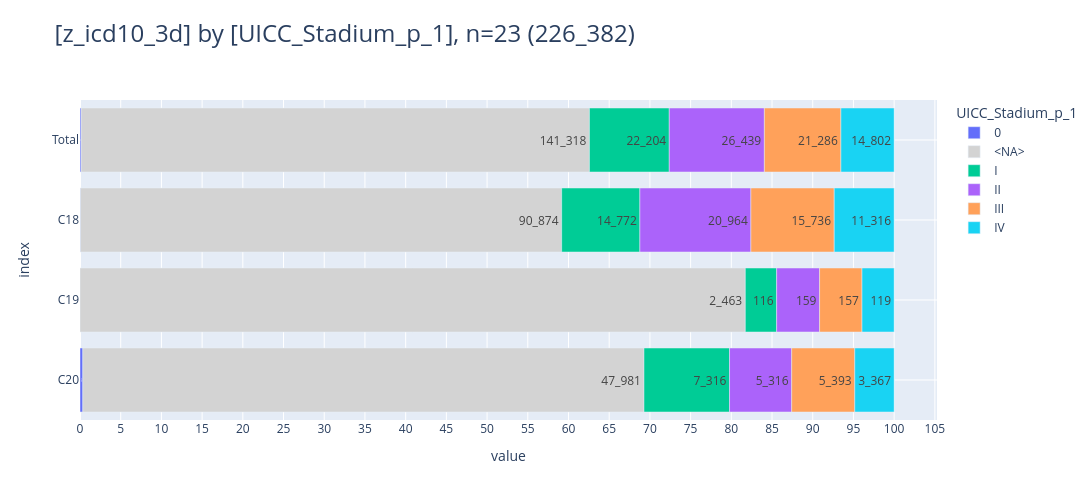

The cell this chart's notebook holds for it:
### Markdown cell above
## <a id='toc1_6_'></a>[Verteilung UICC_p](#toc0_)
- Filter: `C18-20`

### Code cell
df = db_colon.filter("C18C20").aggregate("z_icd10_3d, UICC_Stadium_p_1, count(distinct z_tum_id) as cnt_tum").to_df()
_=pls.plot_stacked_bars(df, orientation="h", relative=True, show_total=True)
# tbl.pivot_df(df, data_bar_axis="x", pct_axis="x",)

### Figure 1 — Plotly figure (JSON) as saved in the notebook; plotly's stock layout.template omitted (floating-point values rounded to 4 significant figures)
{"data": [{"hovertemplate": "col=0<br>value=%{x}<br>index=%{y}<br>cnt_str=%{text}<extra></extra>", "legendgroup": "0", "marker": {"color": "#636EFA", "pattern": {"shape": ""}}, "name": "0", "orientation": "h", "showlegend": true, "text": ["333", "89", "244"], "textposition": "auto", "type": "bar", "x": [333, 89, 244], "xaxis": "x", "y": [" Total", "C18", "C20"], "yaxis": "y"}, {"hovertemplate": "col=<NA><br>value=%{x}<br>index=%{y}<br>cnt_str=%{text}<extra></extra>", "legendgroup": "<NA>", "marker": {"color": "lightgray", "pattern": {"shape": ""}}, "name": "<NA>", "orientation": "h", "showlegend": true, "text": ["141_318", "90_874", "2_463", "47_981"], "textposition": "auto", "type": "bar", "x": [141318, 90874, 2463, 47981], "xaxis": "x", "y": [" Total", "C18", "C19", "C20"], "yaxis": "y"}, {"hovertemplate": "col=I<br>value=%{x}<br>index=%{y}<br>cnt_str=%{text}<extra></extra>", "legendgroup": "I", "marker": {"color": "#00CC96", "pattern": {"shape": ""}}, "name": "I", "orientation": "h", "showlegend": true, "text": ["22_204", "14_772", "116", "7_316"], "textposition": "auto", "type": "bar", "x": [22204, 14772, 116, 7316], "xaxis": "x", "y": [" Total", "C18", "C19", "C20"], "yaxis": "y"}, {"hovertemplate": "col=II<br>value=%{x}<br>index=%{y}<br>cnt_str=%{text}<extra></extra>", "legendgroup": "II", "marker": {"color": "#AB63FA", "pattern": {"shape": ""}}, "name": "II", "orientation": "h", "showlegend": true, "text": ["26_439", "20_964", "159", "5_316"], "textposition": "auto", "type": "bar", "x": [26439, 20964, 159, 5316], "xaxis": "x", "y": [" Total", "C18", "C19", "C20"], "yaxis": "y"}, {"hovertemplate": "col=III<br>value=%{x}<br>index=%{y}<br>cnt_str=%{text}<extra></extra>", "legendgroup": "III", "marker": {"color": "#FFA15A", "pattern": {"shape": ""}}, "name": "III", "orientation": "h", "showlegend": true, "text": ["21_286", "15_736", "157", "5_393"], "textposition": "auto", "type": "bar", "x": [21286, 15736, 157, 5393], "xaxis": "x", "y": [" Total", "C18", "C19", "C20"], "yaxis": "y"}, {"hovertemplate": "col=IV<br>value=%{x}<br>index=%{y}<br>cnt_str=%{text}<extra></extra>", "legendgroup": "IV", "marker": {"color": "#19D3F3", "pattern": {"shape": ""}}, "name": "IV", "orientation": "h", "showlegend": true, "text": ["14_802", "11_316", "119", "3_367"], "textposition": "auto", "type": "bar", "x": [14802, 11316, 119, 3367], "xaxis": "x", "y": [" Total", "C18", "C19", "C20"], "yaxis": "y"}], "layout": {"barmode": "relative", "barnorm": "percent", "height": 500, "legend": {"title": {"text": "UICC_Stadium_p_1"}, "tracegroupgap": 0, "traceorder": "normal"}, "title": {"font": {"size": 24}, "text": "[z_icd10_3d] by [UICC_Stadium_p_1], n=23 (226_382)", "xanchor": "left", "y": 0.95, "yanchor": "top"}, "width": 2000, "xaxis": {"anchor": "y", "domain": [0, 1], "dtick": 5, "gridwidth": 1, "showgrid": true, "title": {"text": "value"}}, "yaxis": {"anchor": "x", "categoryarray": ["C20", "C19", "C18", " Total"], "categoryorder": "array", "domain": [0, 1], "gridwidth": 1, "showgrid": true, "title": {"text": "index"}}}}
